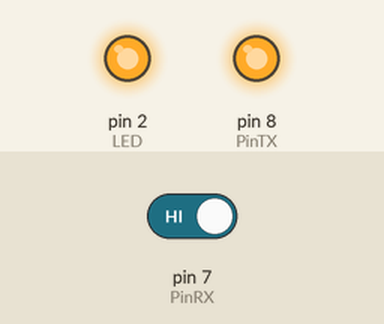
Bench run of a sketch on a simulated Arduino Uno, built with avr-gcc and run on an emulated ATmega328P. Shown: output pins drawn as LEDs (lit = HIGH). The inputs (shaded band) are chosen by the test bench; at power-on: pin 7 (PinRX) HIGH.

Above: at 1.2 s.
1.3 s: pin 7 (PinRX) driven LOW
At 2.2 s:
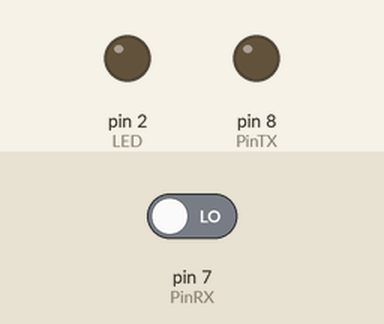
2.8 s: pin 7 (PinRX) driven HIGH
At 3.3 s:
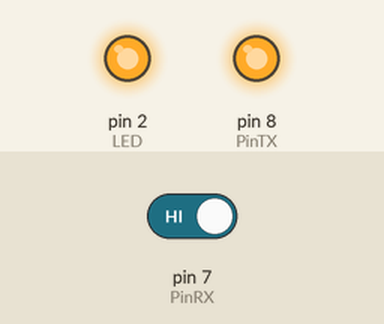
Timing chart, 0 to 5.8 s (numbered marks = the images above; inputs shaded):
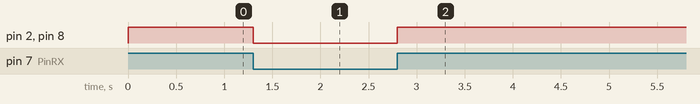

The sketch:

Secundario2.ino
```cpp
// Biblioteca para Serial
#include <SoftwareSerial.h>

char number  = ' ';
int LED = 2;
int PinRX  = 7;
int PinTX  = 8;
String readString;

// Configuração da porta Serial Software (RX, TX)
SoftwareSerial SerialPort(0,1);  // Use pinos 16 (RX) e 17 (TX) para a comunicação

void setup()
{
  //Serial.begin(9600);  // Inicializa a comunicação Serial Software
  SerialPort.begin(9600); // Inicializa a comunicação Serial Software
  pinMode(LED, OUTPUT);
  pinMode(PinRX,INPUT);
  pinMode(PinTX,OUTPUT);
  digitalWrite(LED, LOW);
  digitalWrite(PinTX, LOW);
}
void loop(){

	int READ_MASTER = digitalRead(PinRX);
  	if (READ_MASTER == 0){digitalWrite(LED, LOW);
                          digitalWrite(PinTX, LOW);}
  	if (READ_MASTER == 1){digitalWrite(LED, HIGH);
                          digitalWrite(PinTX, HIGH);}

	/* while (SerialPort.available()){
 		//read the input
    	digitalWrite(LED, HIGH);
      	delay(1000);
      	digitalWrite(LED, LOW);
      	delay(1000);
      	//Serial.println('a');
    	char c =SerialPort.read();
    	readString+=c;
      	//SerialPort.print(readString);

      	if(readString[8] == '0'){
          	digitalWrite(LED, LOW);
      		delay(10);
    		//SerialPort.println(readString);
			//if (readString =="ON"){
        	//	digitalWrite(LED, HIGH);
        	//}
			//readString=" ";
    }
      	if(readString[8] == '1'){
          	digitalWrite(LED, HIGH);
      		delay(10);
    		//SerialPort.println(readString);
			//if (readString =="ON"){
        	//	digitalWrite(LED, HIGH);
        	//}
			readString=" ";
    }


    }*/

}
```

Measured:
- after the input at 1.3 s, pin 2 (LED), pin 8 (PinTX): HIGH → LOW at once
- after the input at 2.8 s, pin 2 (LED), pin 8 (PinTX): LOW → HIGH at once
